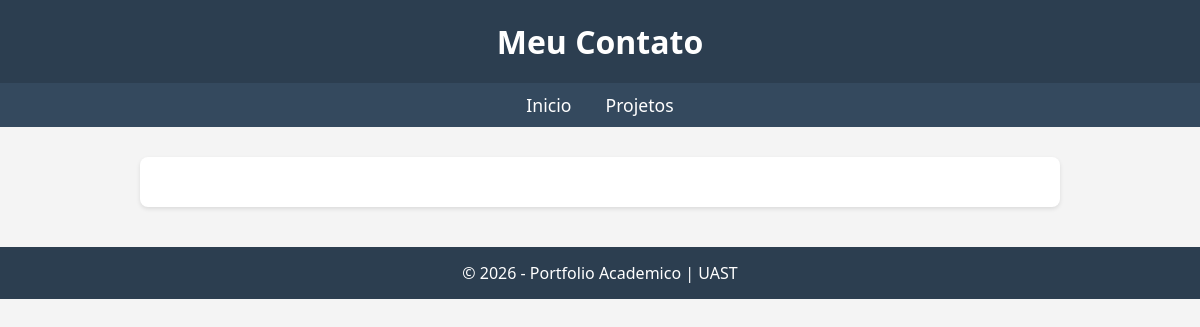
Before: /portfolio/contato/ with the older database file.
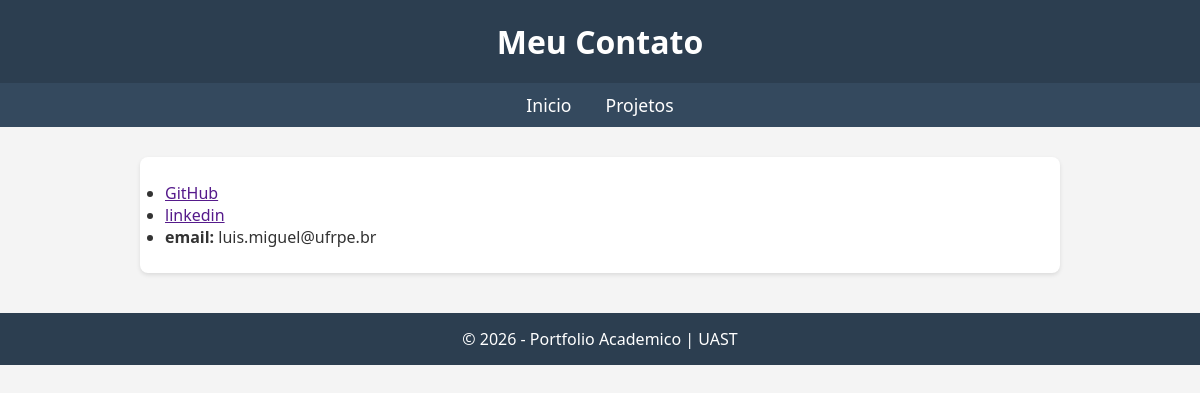
After: the same page with the newer database file.
### core/models.py (models this page shows, shortened)
class Pessoa(models.Model):
    usuario = models.OneToOneField(
        settings.AUTH_USER_MODEL,
        on_delete=models.CASCADE,
        related_name='perfil',
        null = True,
        blank = True,
    )
    nome = models.CharField(max_length=100)
    descricao = models.TextField()
    curso = models.CharField(max_length=100)
    periodo = models.CharField(max_length=20)
    email = models.TextField()
    git = models.URLField(blank=True)
    linked = models.URLField(blank=True)
    url_imagem = models.URLField(blank=True)
    class Meta:
        verbose_name = 'perfil pessoal'
        verbose_name_plural = 'Perfis Pessoais'

### portifolio/views.py (the view)
# urls.py: path('contato/', views.contato, name='contato'),
def contato(request):
    pessoa = Pessoa.objects.first()
    return render(request,'portifolio/contato.html',{'pessoa':pessoa})

### core/context_processors.py (called while the page is built)
def notificacao_ms(request):
    context = {
        'NOTIFICACAO_MS_URL': settings.NOTIFICACAO_MS_URL,
        'NOTIFICACAO_MS_API_KEY': settings.NOTIFICACAO_MS_API_KEY,
    }
    if request.user.is_authenticated:
        context['NOTIFICACAO_USER_ID'] = request.user.id
    return context

### portifolio/templates/portifolio/contato.html (shortened to what this page needs)
{% extends "core/base.html" %}
{% block header_title %} Meu Contato {%endblock %}
{% block content %}
    <div class="secao">
        {% if pessoa %}
        <ul>
            <li><a href="{{ pessoa.git}}">GitHub</a></li>
            <li><a href="{{ pessoa.linked }}">linkedin</a></li>
            <li><strong>email: </strong> {{ pessoa.email }}</li>
        </ul>
    {% endif %}
    </div>
{% endblock %}

Changed rows visible on the page:
added Pessoa: email "luis.miguel@ufrpe.br"
Other visible differences:
text now shown: "GitHub linkedin email:"
